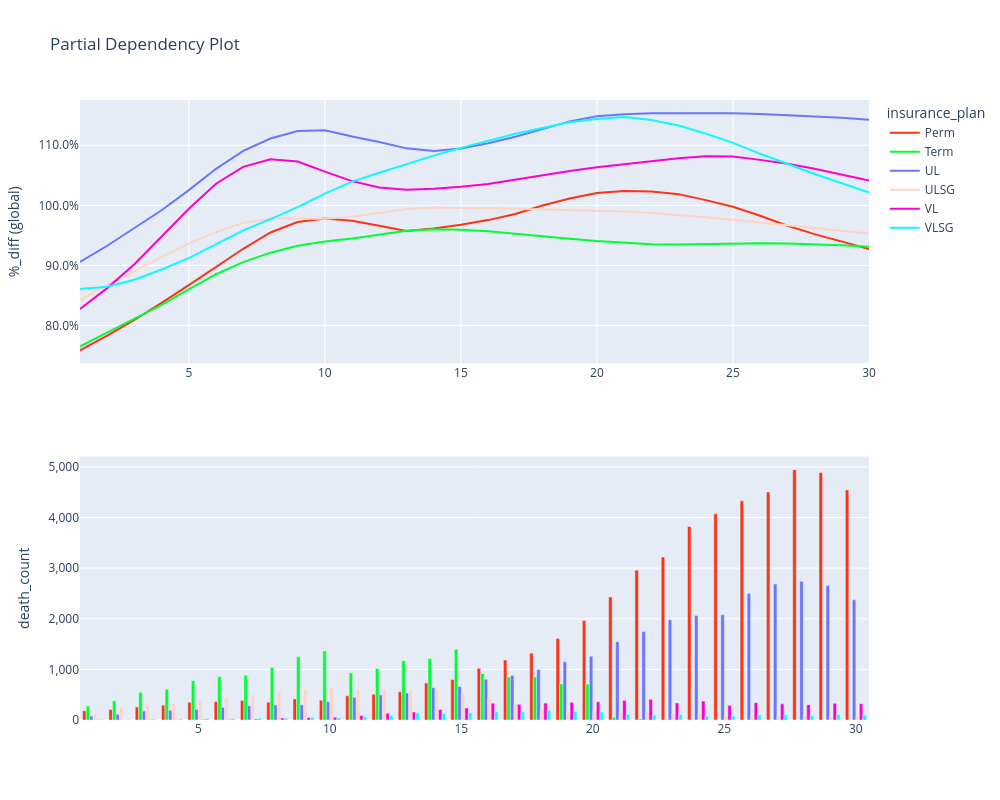

The cell this chart's notebook holds for it:
### Code cell
charters.pdp(
    model=model,
    df=md_encoded[((md_encoded["duration"] <= 30))],
    x_axis="duration",
    line_color="insurance_plan",
    weight="amount_exposed",
    secondary="death_count",
    mapping=mapping,
    spline_dict=spline_dict,
    display=True,
)
